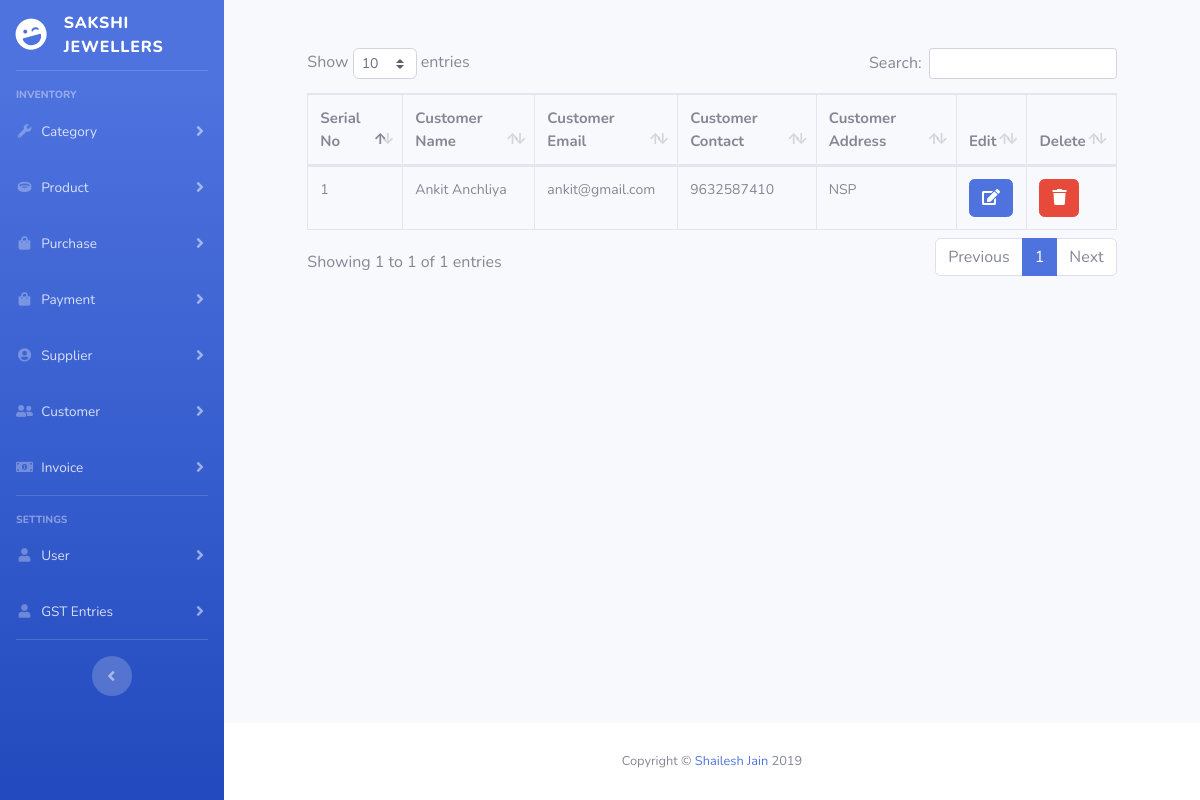
Before: /customers.php with the older database file.
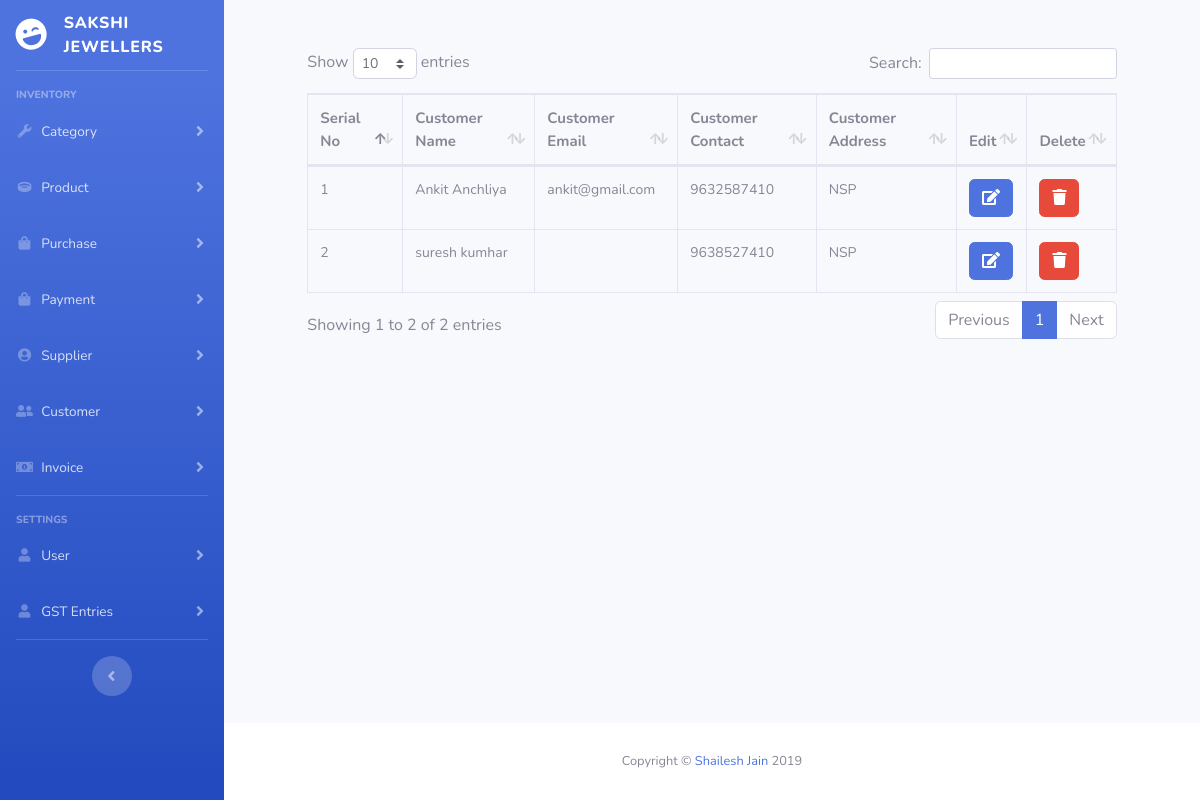
After: the same page with the newer database file.
### tables this page shows
CREATE TABLE `customers` (
  `customer_id` int(11) NOT NULL,
  `customer_name` varchar(255) NOT NULL,
  `customer_address` text NOT NULL,
  `customer_email` varchar(255) NOT NULL,
  `customer_contact` varchar(13) NOT NULL,
  `deleted` int(1) NOT NULL DEFAULT '0',
  `created_at` datetime NOT NULL DEFAULT CURRENT_TIMESTAMP,
  `updated_at` datetime NOT NULL,
  `deleted_at` datetime NOT NULL,
  `created_by` int(11) NOT NULL,
  `updated_by` int(11) NOT NULL,
  `deleted_by` int(11) NOT NULL
);

### customers.php (called while the page is built, shortened)
<?php
require_once ('helpers/static-components.php');

### db/core/CRUD.class.php (called while the page is built, shortened)
<?php
class CRUD
{
    private static $pdo;
    private static $dsn = "mysql:host=".HOST.";dbname=".DB;
    public static function init()
    {
        try
        {
            self::$pdo = new PDO(self::$dsn, USERNAME, PASSWORD);
            self::$pdo->setAttribute(PDO::ATTR_DEFAULT_FETCH_MODE, PDO::FETCH_OBJ);
        }
        catch (PDOException $ex)
        {
             throw $ex;
        }
    }
    public static function query($query, ...$params)
    {
        if(strpos($query, "?") === false){
            $res = self::$pdo->query($query);
            return $res;
        }
        return self::executePreparedStatement($query, ...$params);
    }
}

### db/models/Customer.class.php (called while the page is built, shortened)
<?php
class Customer extends Table
{
    public static function viewAll()
    {
        return $rs = CRUD::query("SELECT @sr_no:=@sr_no+1 as serial_no, customers.* from customers INNER JOIN (SELECT @sr_no:= 0)AS a WHERE customers.deleted = 0");
    }
}

### includes/pages/customers/view-all-customers.php (the view, shortened to what this page needs)
<?php
$rs = Customer::viewAll();
$column_names_as = array(
    "serial_no" => "Serial No",
    "customer_name" => "Customer Name",
    "customer_email" => "Customer Email",
    "customer_contact" => "Customer Contact",
    "customer_address" => "Customer Address",
);
require_once 'includes/pages/customers/delete-customer.php';
?>
    <div class="row">
        <div class="offset-1 col-md-10">
            <div class="table-responsive">
                <table class="tables table table-bordered">
                    <thead>
                    <tr>
                        <?php
                        foreach ($column_names_as as $column_name_as) {
                            echo "<th>{$column_name_as}</th>";
                        }
                        ?>
                        <th>Edit</th>
                        <th>Delete</th>
                    </tr>
                    </thead>
                    <tbody>
                    <?php
                    $column_names = array_keys($column_names_as);
                    while($row = $rs->fetch(PDO::FETCH_ASSOC)) {
                        echo "<tr>";
                        foreach ($column_names as $column_name) {
                            echo "<td>$row[$column_name]</td>";
                        }
                        echo "<td><a class='btn btn-primary text-white' href='customers.php?src=edit-customer&id={$row["customer_id"]}' data-toggle='tooltip' data-html='true' title='Edit this product'><i class='fa fa-edit'></i></a></td>";
                        echo "<td><a class='btn btn-danger text-white delete' data-toggle='modal' data-target='#deleteModal' data-html='true' title='Delete this product' data-delete='customers.php?form=delete-customer&id={$row["customer_id"]}'><i class='fa fa-trash'></i></a></td>";
                        echo "</tr>";
                    }
                    ?>
                    </tbody>
                </table>
            </div>
        </div>
    </div>

Changed rows visible on the page:
added customers: column_name "2", customer_name "suresh kumhar", customer_contact "9638527410", customer_address "NSP"
Other visible differences:
text written by a page script: "Show entries Search: Showing 1 to 1 of 1 entries Previous 1 Next" → "Show entries Search: Showing 1 to 2 of 2 entries Previous 1 Next"
